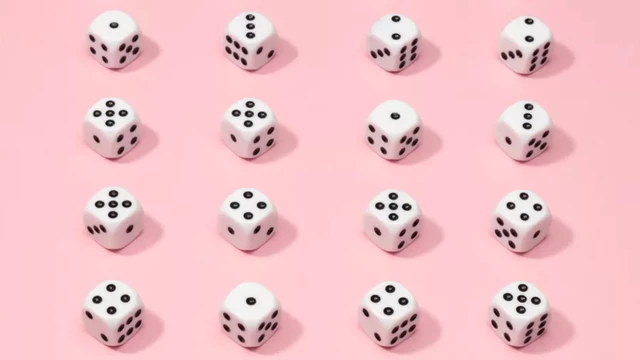
//> input picture image.png, 640 x 360 px
$ ./opencv-templatematching   (built with g++ and OpenCV 4)
//> lines starting //> are read from the running program, lines starting //| are printed output that depends on the picture; after the words box and inside, x2 and y2 are one past the last pixel; in counts of white or black regions, pixels touching at a corner belong together
// opencv-test.cpp : This file contains the 'main' function. Program execution begins and ends there.
//
#include <opencv2/core.hpp>
#include <opencv2/highgui.hpp>
#include <opencv2/imgproc.hpp>
#include <iostream>


using namespace cv;


int main()
{


    static std::string filepath = "C:\\work\\C++\\harjoituksia\\1\\opencv_matchtemplate";
    static std::string image_path = filepath+"\\image.png";
    static std::string object_image_path = filepath+"\\target_object.png";

    Mat imageGrayscale = imread(image_path, IMREAD_GRAYSCALE);
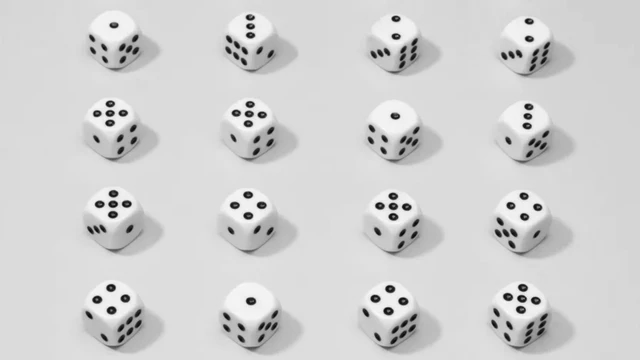
//> imageGrayscale: 360 rows x 640 cols, CV_8UC1; min 7, max 253, mean 209.3
    Mat imageOriginal = imread(image_path);
//> imageOriginal is the input picture: 360 rows x 640 cols, CV_8UC3; mean B, G, R 200.4, 194.5, 241.5
    Mat object_image = imread(object_image_path, IMREAD_GRAYSCALE);
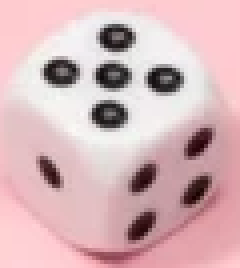
//> input picture target_object.PNG, 60 x 67 px (shown 4 times larger)
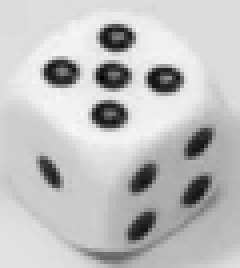
//> object_image: 67 rows x 60 cols, CV_8UC1 (shown 4 times larger); min 0, max 249, mean 192.5
    Mat_<float> result;


    if (imageOriginal.empty()) {

        std::cout << "image not found\n";
        return 1;
    }
    if (object_image.empty()) {

        std::cout << "object image not found\n";
        return 1;
    }

    try {
        matchTemplate(imageGrayscale, object_image, result, TM_CCOEFF_NORMED);
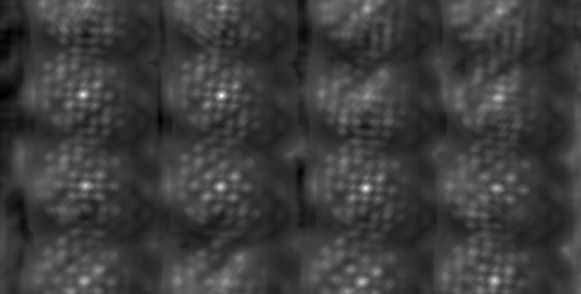
//> result: 294 rows x 581 cols, CV_32FC1; min -0.353, max 1, mean -0.0285; drawn with min black and max white
    }
    catch (cv::Exception& e) {
        std::cout << e.msg;
    }

    if (result.empty()) {
        std::cout << "result empty\n";
        return 1;
    }


    cv::Size objectSize = object_image.size();
//> objectSize = Size(60, 67)


    double threshold_value = 0.7;
    threshold(result, result, threshold_value, 1, THRESH_TOZERO);
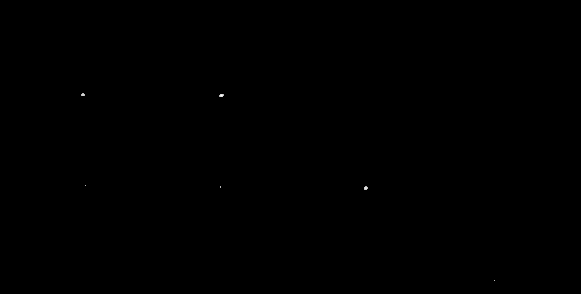
//> result: 294 rows x 581 cols, CV_32FC1; min 0, max 1, mean 0.000186


    Point location1;
    Point location2;


    for (int j = 0; j < result.rows; j++)
    {
        for (int i = 0; i < result.cols; i++)
        {
            if (result(j, i) > threshold_value) {


                location1.x = i;
                location1.y = j;


                location2.x = (location1.x + objectSize.width);
                location2.y=(location1.y + objectSize.height);
                rectangle( imageOriginal, location1,location2,(255, 255, 0), 2);
            }
        }
    }
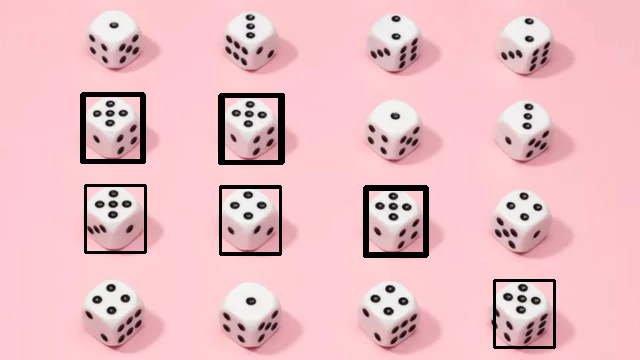
//> imageOriginal: 360 rows x 640 cols, CV_8UC3; 2.97% of pixels changed, all inside (x1, y1, x2, y2) = (80, 92, 556, 349)

    imshow("matchtemplate", result);
    imshow("image", imageOriginal);


   imwrite(filepath+"\\outputimage.png", imageOriginal);
   waitKey(0);


}
